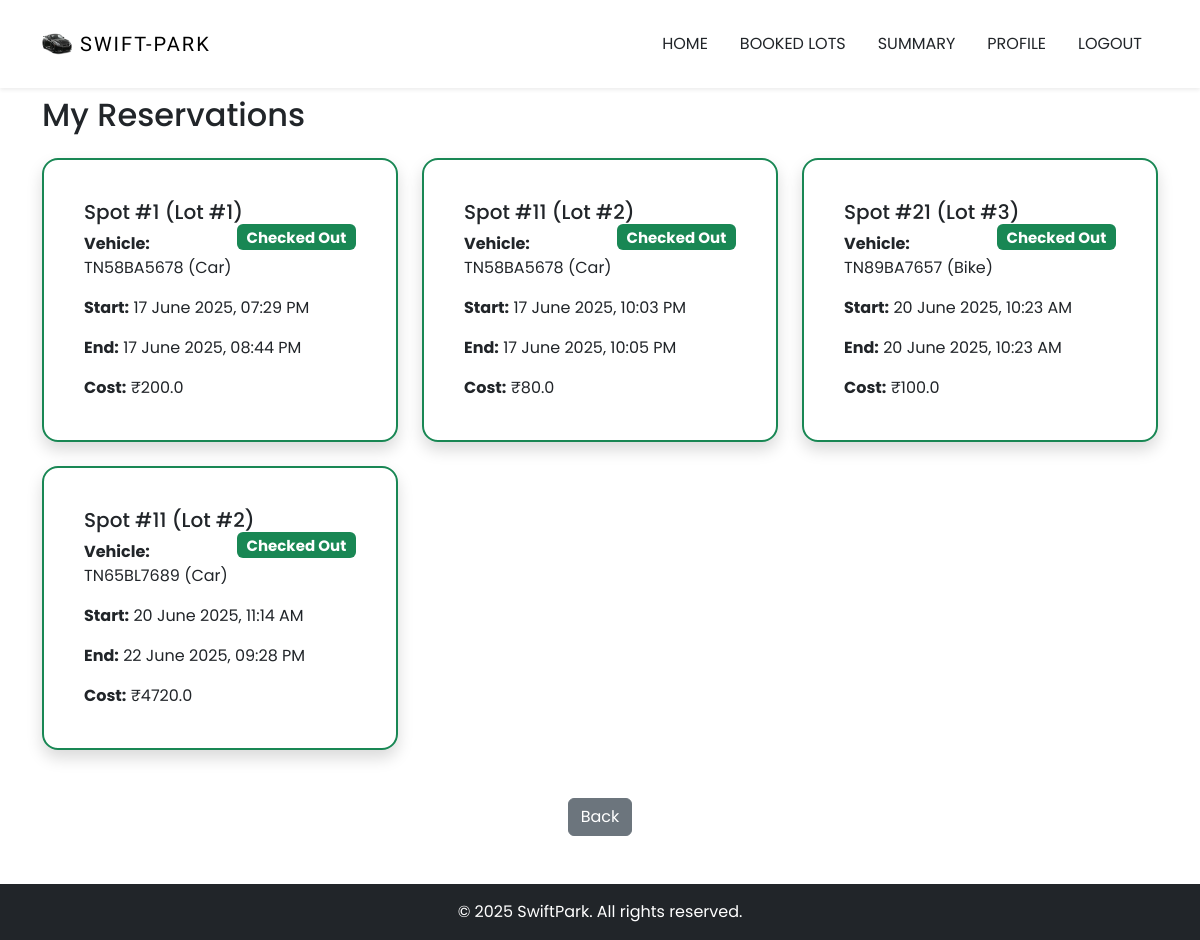
Screenshot of /user/my_reservations (signed in) with the database file from the repository.
### WorkSpace/models.py (models this page shows, shortened)
class Reservation(db.Model):
    id = db.Column(db.Integer, primary_key=True)
    lot_id = db.Column(db.Integer, db.ForeignKey('parking_lot.id'), nullable=False)
    spot_id = db.Column(db.Integer, db.ForeignKey('parking_spot.id'), nullable=False)
    user_id = db.Column(db.Integer, db.ForeignKey('user.id'), nullable=False)
    vehicle_id = db.Column(db.Integer, db.ForeignKey('vehicle.id'), nullable=False)
    parking_timestamp = db.Column(db.DateTime, nullable=False)
    leaving_timestamp = db.Column(db.DateTime, nullable=True)  # Now nullable
    parking_cost = db.Column(db.Float, nullable=True)          # Now nullable

class Vehicle(db.Model):
    id = db.Column(db.Integer, primary_key=True)
    registration_number = db.Column(db.String(20), unique=True, nullable=False)
    vehicle_type = db.Column(db.String(50))  # car, bus, lorry
    user_id = db.Column(db.Integer, db.ForeignKey('user.id'), nullable=False)
    reservations = db.relationship('Reservation', backref='vehicle', lazy=True)

### WorkSpace/routes.py (the view)
@routes.route('/user/my_reservations')
@login_required
def my_reservations():
    reservations = Reservation.query.filter_by(user_id=current_user.id).all()
    return render_template('my_reservations.html', reservations=reservations, now=datetime.now())

### WorkSpace/templates/my_reservations.html (shortened to what this page needs)
{% extends "base.html" %}
{% block content %}
<div class="d-flex flex-column min-vh-100">
    <div class="container mt-5 pt-5 mb-5 flex-grow-1">
        <h2 class="mb-4">My Reservations</h2>
        {% if reservations %}
        <div class="row row-cols-1 row-cols-md-2 row-cols-lg-3 g-4">
            {% for r in reservations %}
            <div class="col">
                <div class=" card offer-content p-4 rounded-4 shadow {% if r.leaving_timestamp %}border-success{% else %}border-warning{% endif %}">
                    <div class="card-body">
                        <h5 class="card-title">
                            Spot #{{ r.spot_id }} (Lot #{{ r.lot_id }})
                            {% if r.leaving_timestamp %}
                                <span class="badge bg-success float-end">Checked Out</span>
                            {% else %}
                                <span class="badge bg-warning text-dark float-end">Active</span>
                            {% endif %}
                        </h5>
                        <p class="card-text"><strong>Vehicle:</strong> {{ r.vehicle.registration_number }} ({{ r.vehicle.vehicle_type }})</p>
                        <p class="card-text"><strong>Start:</strong> {{ r.parking_timestamp.strftime('%d %B %Y, %I:%M %p') }}</p>
                        <p class="card-text"><strong>End:</strong>
                            {% if r.leaving_timestamp %}
                                {{ r.leaving_timestamp.strftime('%d %B %Y, %I:%M %p') }}
                            {% else %}
                                Not checked out yet
                            {% endif %}
                        </p>
                        <p class="card-text"><strong>Cost:</strong>
                            {% if r.parking_cost %}
                                ₹{{ r.parking_cost }}
                            {% else %}
                                Available during checkout
                            {% endif %}
                        </p>
                    </div>
                </div>
            </div>
            {% endfor %}
        </div>
        <div class="text-center mt-5">
            <a href="{{ url_for('routes.user') }}" class="btn btn-secondary">Back</a>
        </div>
        {% else %}
        <p class="text-muted">You haven't made any reservations yet.</p>
        <div class="text-center">
            <a href="{{ url_for('routes.user') }}" class="btn btn-primary mt-3">Explore Parking Lots</a>
        </div>
        {% endif %}
    </div>
</div>
{% endblock %}

### WorkSpace/static/styling/styles.css (style rules this page uses)
:root { --lg-font: 'Kaisei Tokumin', serif; --sm-font: 'Poppins', sans-serif; --color: --white; }
body { font-family: 'Poppins' , 'sans-serif'; }
.offer-content { background-color: rgba(255, 255, 255, 0.03); border: 2px solid rgba(255, 255, 255, 0.08); box-shadow: 0 10px 30px rgba(0, 0, 0, 0.3); border-radius: 20px; backdrop-filter: blur(8px); padding: 40px; }
.card { transition: transform 0.2s ease, box-shadow 0.3s ease; border-radius: 16px; }

### rows the page displays
Reservation: spot_id "1", lot_id "1", shows "Checked Out", vehicle.registration_number "TN58BA5678", vehicle.vehicle_type "Car", parking_timestamp "17 June 2025, 07:29 PM", leaving_timestamp "17 June 2025, 08:44 PM", parking_cost "200.0"
Reservation: spot_id "11", lot_id "2", shows "Checked Out", vehicle.registration_number "TN58BA5678", vehicle.vehicle_type "Car", parking_timestamp "17 June 2025, 10:03 PM", leaving_timestamp "17 June 2025, 10:05 PM", parking_cost "80.0"
Reservation: spot_id "21", lot_id "3", shows "Checked Out", vehicle.registration_number "TN89BA7657", vehicle.vehicle_type "Bike", parking_timestamp "20 June 2025, 10:23 AM", leaving_timestamp "20 June 2025, 10:23 AM", parking_cost "100.0"
Reservation: spot_id "11", lot_id "2", shows "Checked Out", vehicle.registration_number "TN65BL7689", vehicle.vehicle_type "Car", parking_timestamp "20 June 2025, 11:14 AM", leaving_timestamp "22 June 2025, 09:28 PM", parking_cost "4720.0"
